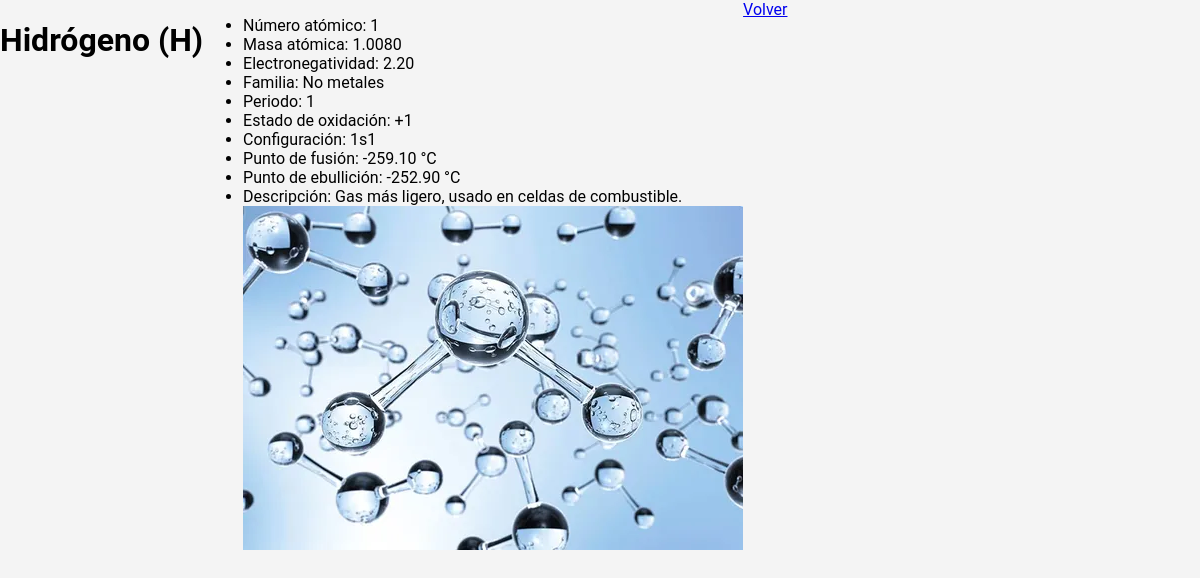
Screenshot of /elemento.php?id=1 with the database file from the repository.
### tables this page shows
CREATE TABLE elementos (
    id INT AUTO_INCREMENT PRIMARY KEY,
    numero_atomico INT NOT NULL,
    simbolo VARCHAR(5) NOT NULL,
    nombre VARCHAR(100) NOT NULL,
    masa_atomica DECIMAL(8,4),
    electronegatividad DECIMAL(4,2),
    estado_oxidacion VARCHAR(20),
    configuracion_corta VARCHAR(50),
    punto_fusion DECIMAL(8,2),
    punto_ebullicion DECIMAL(8,2),
    descripcion TEXT,
    familia_id INT,
    grupo int,
    periodo_id INT,
    FOREIGN KEY (familia_id) REFERENCES familias(id),
    FOREIGN KEY (periodo_id) REFERENCES periodos(id)
);

CREATE TABLE familias (
    id INT AUTO_INCREMENT PRIMARY KEY,
    nombre VARCHAR(100) NOT NULL,
    descripcion varchar (255)
);

CREATE TABLE periodos (
    id INT AUTO_INCREMENT PRIMARY KEY,
    numero INT NOT NULL,
    descripcion text
);

### elemento.php (the view, shortened to what this page needs)
<?php
include 'db.php';
$id = isset($_GET['id']) ? intval($_GET['id']) : 0;
$sql = "SELECT e.*, f.nombre AS familia, p.numero AS periodo
        FROM elementos e
        LEFT JOIN familias f ON e.familia_id = f.id
        LEFT JOIN periodos p ON e.periodo_id = p.id
        WHERE e.id = $id";
$result = $conexion->query($sql);
$elemento = $result->fetch_assoc();
if (isset($_GET['ajax'])): ?>
<h2><?= $elemento['nombre'] ?> (<?= $elemento['simbolo'] ?>)</h2>
<ul>
    <li>Número atómico: <?= $elemento['numero_atomico'] ?></li>
    <li>Masa atómica: <?= $elemento['masa_atomica'] ?></li>
    <li>Electronegatividad: <?= $elemento['electronegatividad'] ?></li>
    <li>Familia: <?= $elemento['familia'] ?></li>
    <li>Periodo: <?= $elemento['periodo'] ?></li>
    <li>Estado de oxidación: <?= $elemento['estado_oxidacion'] ?></li>
    <li>Configuración: <?= $elemento['configuracion_corta'] ?></li>
    <li>Punto de fusión: <?= $elemento['punto_fusion'] ?> °C</li>
    <li>Punto de ebullición: <?= $elemento['punto_ebullicion'] ?> °C</li>
    <li>Descripción: <?= $elemento['descripcion'] ?></li>
<img src="images/<?= $elemento['numero_atomico'] ?>.png"  alt="<?= $elemento['nombre'] ?>" class="img-elemento">
</ul>
<?php else: ?>
<!DOCTYPE html>
<html lang="es">
<head>
    <link rel="stylesheet" href="estilos.css">
</head>
<body>
<h1><?= $elemento['nombre'] ?> (<?= $elemento['simbolo'] ?>)</h1>
<ul>
    <li>Número atómico: <?= $elemento['numero_atomico'] ?></li>
    <li>Masa atómica: <?= $elemento['masa_atomica'] ?></li>
    <li>Electronegatividad: <?= $elemento['electronegatividad'] ?></li>
    <li>Familia: <?= $elemento['familia'] ?></li>
    <li>Periodo: <?= $elemento['periodo'] ?></li>
    <li>Estado de oxidación: <?= $elemento['estado_oxidacion'] ?></li>
    <li>Configuración: <?= $elemento['configuracion_corta'] ?></li>
    <li>Punto de fusión: <?= $elemento['punto_fusion'] ?> °C</li>
    <li>Punto de ebullición: <?= $elemento['punto_ebullicion'] ?> °C</li>
    <li>Descripción: <?= $elemento['descripcion'] ?></li>
    <img src="images/<?= $elemento['numero_atomico'] ?>.png" alt="<?= $elemento['nombre'] ?>"
     class="img-elemento">
</ul>
<a href="index.php">Volver</a>
</body>
</html>
<?php endif; ?>

### estilos.css (style rules this page uses)
body { background-color: #ffffff; font-family: "Google Sans", Roboto, sans-serif;font-family: "Google Sans", Roboto, sans-serif; margin:0; padding:0; display:flex; flex-wrap:wrap; background:#f4f4f4; border-radius:10px; }

### rows the page displays
elementos: nombre "Hidrógeno", simbolo "H", numero_atomico "1", masa_atomica "1.0080", electronegatividad "2.20", familia.nombre "No metales", periodo.numero "1", estado_oxidacion "+1", configuracion_corta "1s1", punto_fusion "-259.10", punto_ebullicion "-252.90", descripcion "Gas más ligero, usado en celdas de combustible."
